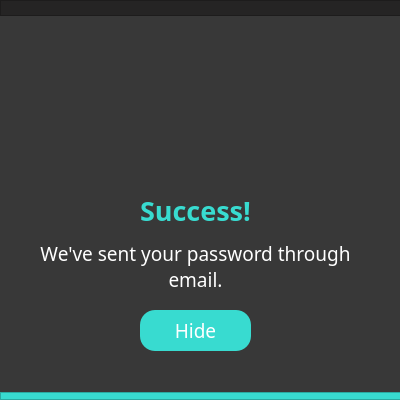
<?xml version="1.0" encoding="UTF-8"?>
<ui version="4.0">
 <class>Dialog</class>
 <widget class="QDialog" name="Dialog">
  <property name="geometry">
   <rect>
    <x>0</x>
    <y>0</y>
    <width>400</width>
    <height>400</height>
   </rect>
  </property>
  <property name="windowTitle">
   <string>Dialog</string>
  </property>
  <property name="styleSheet">
   <string notr="true">background-color: #383838</string>
  </property>
  <widget class="QLabel" name="label">
   <property name="geometry">
    <rect>
     <x>0</x>
     <y>10</y>
     <width>561</width>
     <height>621</height>
    </rect>
   </property>
   <property name="text">
    <string/>
   </property>
   <property name="pixmap">
    <pixmap>../images/Background.png</pixmap>
   </property>
   <property name="scaledContents">
    <bool>true</bool>
   </property>
  </widget>
  <widget class="QLabel" name="sucess">
   <property name="geometry">
    <rect>
     <x>140</x>
     <y>190</y>
     <width>111</width>
     <height>41</height>
    </rect>
   </property>
   <property name="font">
    <font>
     <family>RB</family>
     <pointsize>20</pointsize>
     <weight>75</weight>
     <bold>true</bold>
    </font>
   </property>
   <property name="styleSheet">
    <string notr="true">color: #38dbd0</string>
   </property>
   <property name="text">
    <string>Success!</string>
   </property>
  </widget>
  <widget class="QLabel" name="message">
   <property name="geometry">
    <rect>
     <x>20</x>
     <y>240</y>
     <width>351</width>
     <height>61</height>
    </rect>
   </property>
   <property name="font">
    <font>
     <family>RB</family>
     <pointsize>14</pointsize>
     <weight>50</weight>
     <bold>false</bold>
    </font>
   </property>
   <property name="styleSheet">
    <string notr="true">color:white;</string>
   </property>
   <property name="text">
    <string>We've sent your password through email.</string>
   </property>
   <property name="textFormat">
    <enum>Qt::PlainText</enum>
   </property>
   <property name="alignment">
    <set>Qt::AlignHCenter|Qt::AlignTop</set>
   </property>
   <property name="wordWrap">
    <bool>true</bool>
   </property>
  </widget>
  <widget class="QLabel" name="check_logo">
   <property name="geometry">
    <rect>
     <x>140</x>
     <y>80</y>
     <width>101</width>
     <height>101</height>
    </rect>
   </property>
   <property name="text">
    <string/>
   </property>
   <property name="pixmap">
    <pixmap>../images/Check.png</pixmap>
   </property>
   <property name="scaledContents">
    <bool>true</bool>
   </property>
  </widget>
  <widget class="QFrame" name="Header_2">
   <property name="geometry">
    <rect>
     <x>0</x>
     <y>392</y>
     <width>402</width>
     <height>8</height>
    </rect>
   </property>
   <property name="styleSheet">
    <string notr="true">background-color: #38dbd0</string>
   </property>
   <property name="frameShape">
    <enum>QFrame::StyledPanel</enum>
   </property>
   <property name="frameShadow">
    <enum>QFrame::Raised</enum>
   </property>
  </widget>
  <widget class="QFrame" name="Header1">
   <property name="geometry">
    <rect>
     <x>0</x>
     <y>0</y>
     <width>401</width>
     <height>16</height>
    </rect>
   </property>
   <property name="styleSheet">
    <string notr="true">background-color: #252424</string>
   </property>
   <property name="frameShape">
    <enum>QFrame::StyledPanel</enum>
   </property>
   <property name="frameShadow">
    <enum>QFrame::Raised</enum>
   </property>
  </widget>
  <widget class="QPushButton" name="Hide">
   <property name="geometry">
    <rect>
     <x>140</x>
     <y>310</y>
     <width>111</width>
     <height>41</height>
    </rect>
   </property>
   <property name="font">
    <font>
     <family>RB</family>
     <pointsize>14</pointsize>
    </font>
   </property>
   <property name="cursor">
    <cursorShape>PointingHandCursor</cursorShape>
   </property>
   <property name="styleSheet">
    <string notr="true">QPushButton {
	border-radius: 15px;
	background-color: #38DBD0;
	color: rgb(255, 255, 255);
}

QPushButton:hover {
	background-color: #23b2a8;
	color: rgb(255, 255, 255);
}

QPushButton:pressed {
	background-color: #38DBD0;
}</string>
   </property>
   <property name="text">
    <string>Hide</string>
   </property>
   <property name="autoDefault">
    <bool>true</bool>
   </property>
   <property name="default">
    <bool>false</bool>
   </property>
   <property name="flat">
    <bool>false</bool>
   </property>
  </widget>
 </widget>
 <resources/>
 <connections/>
</ui>
